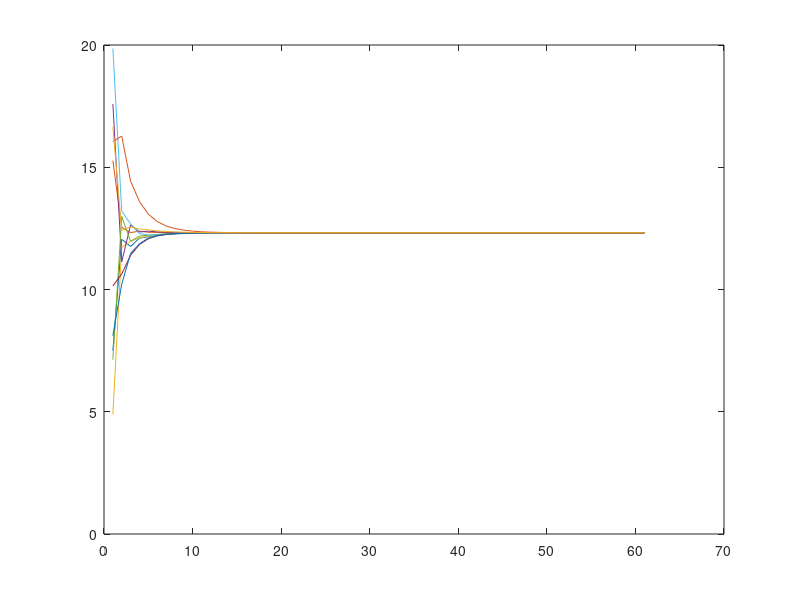

Source code (MATLAB):
% distributed averaging
% standard consesus on network-wide mean
% paper: https://pdfs.semanticscholar.org/18ad/bed983ada7e23e31637cb9517436b4cdf392.pdf

clear all; clc;

load('problem')
%xv = rand(n_agents, 1) * 10;
xv = normrnd(15,5,n_agents,1);
mean(xv)

iters = xv;

%Create W
% 1. Using direct formula
Au = abs(A);
W = zeros(n_agents, n_agents);
alpha = 0.1;
for i = 1 : n_agents
    for j = 1 : n_agents
        if i == j
            d = sum(Au(i,:));
            W(i,j) = 1 - d*alpha;
            continue;
        end
        if Au(i,j) == 1
            W(i, j) = alpha;
        else
            W(i,j) = 0;
        end;
    end;
end;

% 2. Using Laplacian 
%create graph Laplacian
Au = abs(A);
C = [];
for i = 1 : n_agents
    for j = (i+1) : n_agents
        if Au(i,j) == 1
            col = zeros(n_agents, 1);
            col(i) = 1;
            col(j) = -1;
            C = [C, col];
        end;
    end;
end;
L = C*C';

[~, S, ~] = svd(L);
%diagS=S(S>1e-5);
diagS = diag(S);
alpha = 2 / (min(diagS) + max(diagS)); %htis probably wrong
alpha = 0.1;
W = eye(size(L,1), size(L,2)) - alpha*L;

% Metropolis-Hastings
Au = abs(A);
W = zeros(n_agents, n_agents);
alpha = 0.2;
for i = 1 : n_agents
    di = sum(Au(i,:));    
    for j = 1 : n_agents
       if i ~= j
           if Au(i,j) == 1,
               dj = sum(Au(j,:));  
               W(i,j) = min(1/di, 1/dj);
           else
               W(i,j) = 0;
           end;
       else
           for k = 1 : n_agents
               if Au(i,k) == 1,
                   dk = sum(Au(k,:));  
                   W(i,i) = W(i,i) + max(0, 1/di-1/dk);
               end
           end
       end;
       
    end;
end;

%check conditions
W*ones(size(W,1), 1) 
%== eye(size(W,1), 1)

[S U D] = svd(W-ones(size(W,1), size(W,2))/size(W,1));
max(diag(U)) % < 1

% for k = 1 : 60
%     xv = W*xv;
%     iters = [iters, xv];
% end;

%iterations
Au = abs(A);
for k = 1 : 60    
    xv2 = xv;
    for i = 1 : n_agents
        sxv = W(i,i)*xv2(i);
        for j = 1 : n_agents
            if and(Au(i,j) == 1, i~=j)
                sxv = sxv + W(i,j)*xv2(j);
            end;
        end;
        xv(i) = sxv ;
    end;
    iters = [iters, xv];
end;
xv

plot(iters');
